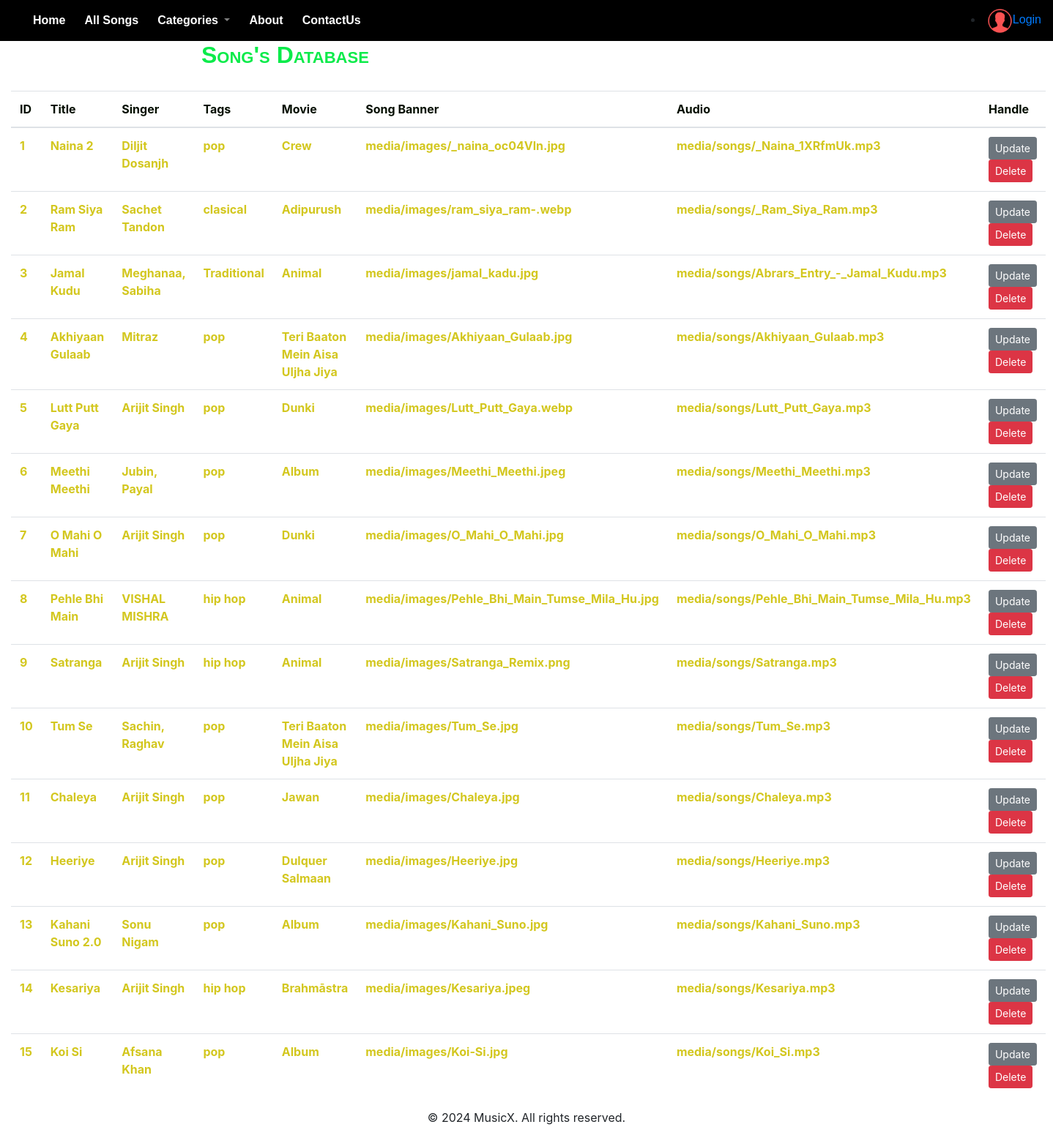
Screenshot of /MusicX/CRUD with the database file from the repository.
### MusicX/models.py (models this page shows, shortened)
class song(models.Model):
    song_id = models.AutoField(primary_key=True)
    name = models.CharField(max_length=500)
    singer = models.CharField(max_length=500)
    tags = models.CharField(max_length=100)
    image = models.ImageField(upload_to='media/images')
    Song = models.FileField(upload_to='media/songs')
    movie = models.CharField(max_length=1000,default='')
    price=models.FloatField(default='199')
    ALBUM_CHOICES = (
        ('TREANDING','treanding'),
        ('HINDI', 'Hindi'),
        ('ENGLISH', 'English'),
        ('MARATHI', 'Marathi'),
        ('DEVOTIONAL', 'devotional')
    )
    categories= models.CharField(max_length=100, choices=ALBUM_CHOICES,default='NA')

### MusicX/views.py (the view)
# urls.py: path('MusicX/CRUD',views.crud, name='crud'),
def crud(request):
    sm =song.objects.all()
    return render(request, 'MusicX/crud.html',{'sm':sm})

### MusicX/templates/MusicX/crud.html (shortened to what this page needs)
{% extends "MusicX/base.html" %}
{% block body %}
<body>
            <div class="col-md-8 songform" style="max-width: fit-content;">
                <h2 class="songheading"> Song's Database </h2>
                <table class="table table-hover ">
                    <thead>
                    <tr>
                        <th scope="col">ID</th>
                        <th scope="col">Title</th>
                        <th scope="col">Singer</th>
                        <th scope="col">Tags</th>
                        <th scope="col">Movie</th>
                        <th scope="col">Song Banner</th>
                        <th scope="col">Audio</th>
                        <th scope="col">Handle</th>
                    </tr>
                    </thead>
                    <tbody>
                    {% for i in sm %}
                    <tr>
                        <td><b>{{i.song_id}}</b></td>
                        <td><b>{{i.name}}</b></td>
                        <td><b>{{i.singer}}<b></td>
                        <td><b>{{i.tags}}<b></td>
                        <td><b>{{i.movie}}<b></td>
                        <td><b>{{i.image}}<b></td>
                        <td><b>{{i.Song}}<b></td>
                        <td>
                            <a href="{% url "update" i.song_id %}" class="btn btn-secondary btn-sm">Update</a>
                            <form action="{% url "delete" i.song_id %}" method="POST" class="d-inline">
                                <input type="submit" class="btn btn-danger btn-sm" value="Delete">
                            </form>
                        </td>
                    </tr>
                    {% endfor %}
                    </tbody>
                </table>
            </div>
</body>
{% endblock body %}

### MusicX/static/MusicX/css/main.css (style rules this page uses)
body { background-color: #000000; color: #e2c0c0; font-family: 'Montserrat', sans-serif; }

### MusicX/static/MusicX/css/about.css (style rules this page uses)
body { font-family: 'Roboto', sans-serif; background-color: #f1f1f1; }
body { background-color: rgb(38, 80, 115); }
.table { margin-top: 30px; }
b { color: rgb(211, 199, 31); }
th { color: rgb(5, 15, 1); }
.songheading { color: rgb(11, 235, 74); padding-left: 260px; font-family: 'Trebuchet MS', 'Lucida Sans Unicode', 'Lucida Grande', 'Lucida Sans', Arial, sans-serif; font-weight: bolder; font-variant: small-caps; }

### rows the page displays
song: song_id "1", name "Naina 2", singer "Diljit Dosanjh", tags "pop", movie "Crew", image "media/images/_naina_oc04Vln.jpg", Song "media/songs/_Naina_1XRfmUk.mp3"
song: song_id "2", name "Ram Siya Ram", singer "Sachet Tandon", tags "clasical", movie "Adipurush", image "media/images/ram_siya_ram-.webp", Song "media/songs/_Ram_Siya_Ram.mp3"
song: song_id "3", name "Jamal Kudu", singer "Meghanaa, Sabiha", tags "Traditional", movie "Animal", image "media/images/jamal_kadu.jpg", Song "media/songs/Abrars_Entry_-_Jamal_Kudu.mp3"
song: song_id "4", name "Akhiyaan Gulaab", singer "Mitraz", tags "pop", movie "Teri Baaton Mein Aisa Uljha Jiya", image "media/images/Akhiyaan_Gulaab.jpg", Song "media/songs/Akhiyaan_Gulaab.mp3"
song: song_id "5", name "Lutt Putt Gaya", singer "Arijit Singh", tags "pop", movie "Dunki", image "media/images/Lutt_Putt_Gaya.webp", Song "media/songs/Lutt_Putt_Gaya.mp3"
song: song_id "6", name "Meethi Meethi", singer "Jubin, Payal", tags "pop", movie "Album", image "media/images/Meethi_Meethi.jpeg", Song "media/songs/Meethi_Meethi.mp3"
song: song_id "7", name "O Mahi O Mahi", singer "Arijit Singh", tags "pop", movie "Dunki", image "media/images/O_Mahi_O_Mahi.jpg", Song "media/songs/O_Mahi_O_Mahi.mp3"
song: song_id "8", name "Pehle Bhi Main", singer "VISHAL MISHRA", tags "hip hop", movie "Animal", image "media/images/Pehle_Bhi_Main_Tumse_Mila_Hu.jpg", Song "media/songs/Pehle_Bhi_Main_Tumse_Mila_Hu.mp3"
song: song_id "9", name "Satranga", singer "Arijit Singh", tags "hip hop", movie "Animal", image "media/images/Satranga_Remix.png", Song "media/songs/Satranga.mp3"
song: song_id "10", name "Tum Se", singer "Sachin, Raghav", tags "pop", movie "Teri Baaton Mein Aisa Uljha Jiya", image "media/images/Tum_Se.jpg", Song "media/songs/Tum_Se.mp3"
song: song_id "11", name "Chaleya", singer "Arijit Singh", tags "pop", movie "Jawan", image "media/images/Chaleya.jpg", Song "media/songs/Chaleya.mp3"
song: song_id "12", name "Heeriye", singer "Arijit Singh", tags "pop", movie "Dulquer Salmaan", image "media/images/Heeriye.jpg", Song "media/songs/Heeriye.mp3"
song: song_id "13", name "Kahani Suno 2.0", singer "Sonu Nigam", tags "pop", movie "Album", image "media/images/Kahani_Suno.jpg", Song "media/songs/Kahani_Suno.mp3"
song: song_id "14", name "Kesariya", singer "Arijit Singh", tags "hip hop", movie "Brahmāstra", image "media/images/Kesariya.jpeg", Song "media/songs/Kesariya.mp3"
song: song_id "15", name "Koi Si", singer "Afsana Khan", tags "pop", movie "Album", image "media/images/Koi-Si.jpg", Song "media/songs/Koi_Si.mp3"
